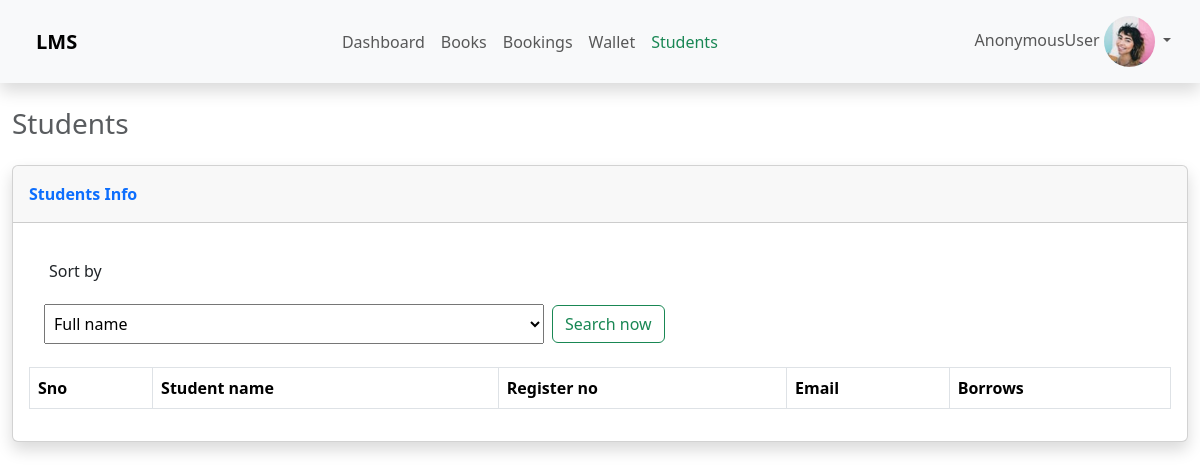
The app's page /students/, older data.
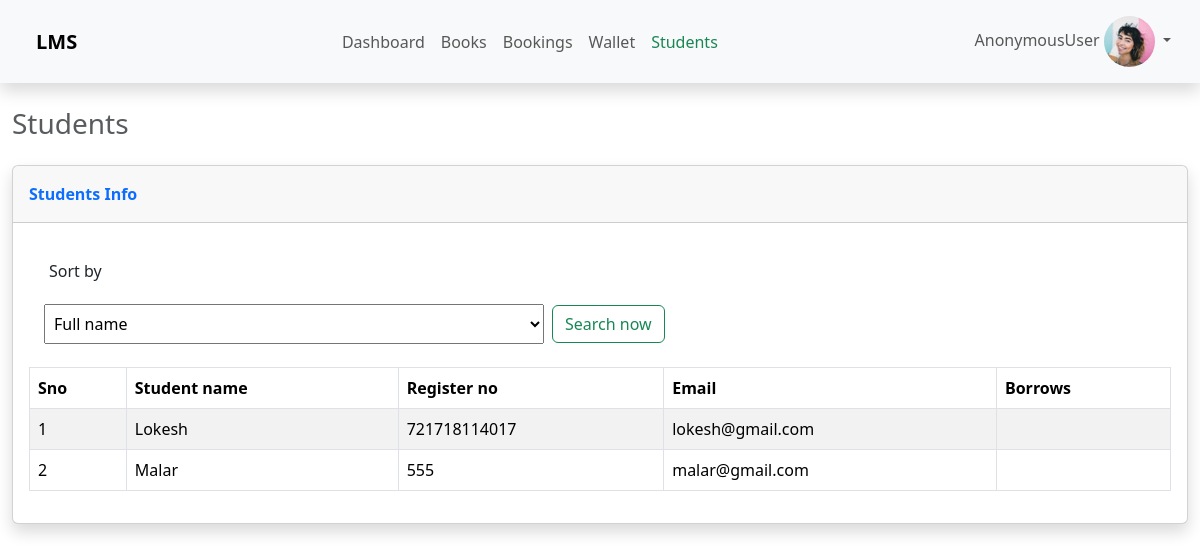
The same page, newer data.
### panel/models.py (models this page shows, shortened)
class Student(models.Model):
    user = models.ForeignKey(User, on_delete=models.CASCADE,null=True)
    fullname = models.CharField(max_length=200, null=True)
    regno = models.CharField(max_length=200, null=True)
    email = models.EmailField(null=True)
    balance = models.DecimalField(decimal_places=2,max_digits=7,default=0.0)

### panel/views.py (the view)
# urls.py: path('students/', views.students,name='students'),
def students(request):
    students = list(Student.objects.all())
    if request.method == 'POST':
        key = request.POST.get('sort_by')
        qSortStudents(students,key.lower())
    return render(request, 'panel/students.html' ,{'students':students})

### templates/panel/students.html (shortened to what this page needs)
{% extends 'panel/index.html' %}
{% load static %}
{% block navbar %}
<ul class="d-flex navbar-nav align-items-center ms-auto">
    <li class="nav-item">
      <a class="nav-link " href="{% url 'home' %}">Dashboard</a>
    </li>
    <li class="nav-item">
      <a class="nav-link" href="{% url 'books' %}">Books</a>
    </li>
    <li class="nav-item">
      <a class="nav-link" href="{% url 'bookings' %}">Bookings</a>
    </li>
    {% if user.is_superuser %}
    {% else %}
    <li class="nav-item">
      <a class="nav-link" href="{% url 'wallet' %}">Wallet</a>
    </li>
    {% endif %}
    <li class="nav-item">
        <a class="nav-link active link-success fw-medium" href="{% url 'wallet' %}">Students</a>
      </li>
  </ul>
  {% endblock %}
  {% block content %}
<div class="container-fluid ">
    <h3 class="text-body-secondary mb-4 mt-3">Students</h3>
    <div class="card shadow">
        <div class="card-header py-3">
            <p class="text-primary m-0 fw-bold">Students Info</p>
        </div>
        <div class="card-body">
            <div style=" padding: 15px; border-radius: 6px;">
                <p style="padding: 5px;">Sort by</p>
                <form method="post" class="d-flex align-items-center gap-2">
                    <select name="sort_by" style="width: 500px; height: 40px; padding: 5px;">
                        <option value="fullname">Full name</option>
                    </select>
                    <a href=""><button class="btn btn-outline-success">Search now</button></a>
                </form>
            </div>
            <table class="table table-striped table-bordered mt-2" id="dataTable" style="width:100%">
                <thead>
                    <tr>
                        <th>Sno</th>
                        <th>Student name</th>
                        <th>Register no</th>
                        <th>Email</th>
                        <th>Borrows</th>
                    </tr>
                </thead>
                <tbody>
                    {% for student in students %}
                        <tr style="padding: 5px;">
                            <td>{{forloop.counter}}</td>
                            <td>{{student.fullname}}</td>
                            <td>{{student.regno}}</td>
                            <td>{{student.email}}</td>
                            <td>{{book.borrows}}</td>
                        </tr>
                    {% endfor %}
                </tbody>
            </table>
        </div>
    </div>
</div>
{% endblock %}

Row changes from the older to the newer data that the page shows:
added Student: fullname "Lokesh", regno "721718114017", email "lokesh@gmail.com"
added Student: fullname "Malar", regno "555", email "malar@gmail.com"
